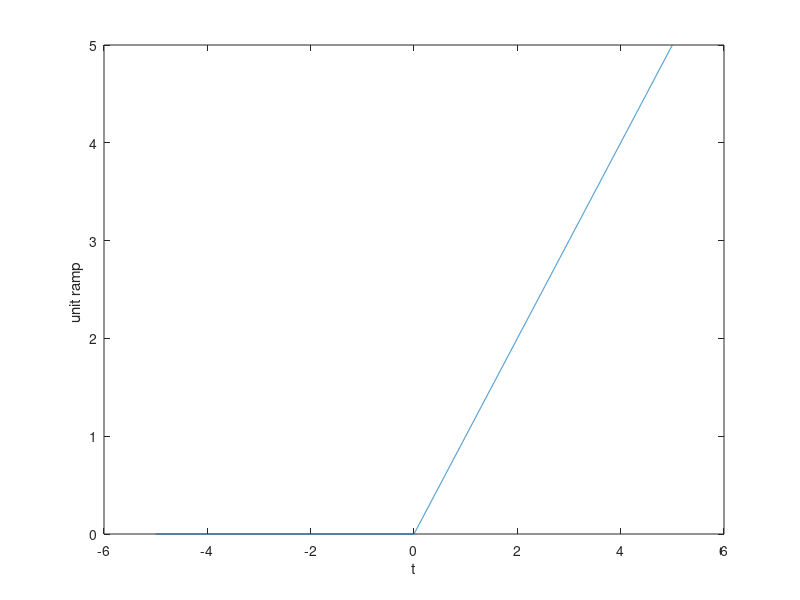

Recreate this plot in MATLAB.
clc
clear all
close all
stepsize_t=0.001;
t = -5 : 0.001 : 5;
len_t = length(t);
for ii = 1:1:len_t
    if(t(ii)>0) %can shift graph from this
        v_t(ii)=t(ii);
    else
        v_t(ii)=0;
    end
end
plot(t,v_t)
xlabel("t")
ylabel("unit ramp ")